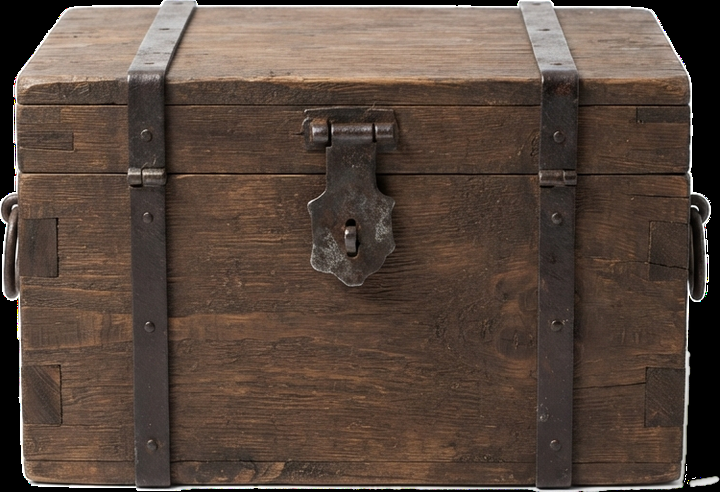
#> input picture art/chests/common.png, 720 x 492 px
$ python -i alchemy.py   (imports and definitions only)
#> lines starting #> are read from the running program, lines starting #| are printed output that depends on the picture
### cards/ink.py
"""
Night Ink theme: the shared look of the Character Sheet and the Internal Qi card.

Indigo ink backgrounds, gold frames, cloud curls (祥云) and diamond gems. Each card adds its own accent
on top (TAB_ACCENT): indigo for the Profile, gold for the Purse, jade for the Inventory, steel for the
Equipment, violet for the Techniques. Vermilion is kept for HP and seals.

Builds on cards/theme.py (fonts, text, icons, medallions, scaling); nothing here changes theme.py's
colours, so the fight, explore, craft and forge cards keep their own look.
"""
import math

from PIL import Image, ImageDraw

from . import theme as t
from .theme import P, S, alpha, font, mix

# ── Palette ───────────────────────────────────────────────────────────

VOID = (5, 8, 15)
PANEL = (10, 15, 26)
PANEL_HI = (18, 26, 42)
INK = (38, 58, 98)               # faded marks, big background characters
ASH = (152, 164, 184)            # secondary text
ASH_DK = (96, 108, 130)          # hints, empty things
PARCHMENT = (240, 236, 224)      # main text
SKY = (130, 192, 255)            # phase lines, highlights
GOLD, GOLD_HI, BRONZE, BRONZE_DK = t.GOLD, t.GOLD_HI, (152, 122, 74), (56, 48, 38)
VERMILION = (214, 60, 48)
JADE = (82, 210, 170)
AZURE = (70, 170, 236)           # Internal Qi
AZURE_HI = (150, 214, 255)
LOTUS, MOON = t.LOTUS, t.MOON
LACQUER = ((34, 54, 96), (12, 20, 40))

# One accent per card: (background glow, main colour). The main colour lights the active tab, gems and titles.
TAB_ACCENT = {
    "profile": ((20, 36, 70), (110, 160, 240)),
    "purse": ((52, 38, 12), (236, 186, 92)),
    "inventory": ((8, 42, 38), (82, 210, 170)),
    "equipment": ((22, 34, 56), (160, 196, 232)),
    "techniques": ((34, 22, 60), (178, 140, 246)),
}
for _k, (_deep, _main) in TAB_ACCENT.items():
    t.ACCENTS[f"ink_{_k}"] = t.Accent(f"ink_{_k}", _deep, LACQUER, _main, mix(_main, (255, 255, 255), 0.4), INK)
INK_HALL = t.Accent("ink", (20, 36, 70), LACQUER, (110, 160, 240), (170, 205, 255), INK)

# Gear tiers and technique grades as one character each (the tier ribbon on gear, the grade seal on scrolls)
TIER_CHAR = {"ordinary": "凡", "refined": "精", "spirit": "灵", "treasure": "宝", "divine": "神"}
GRADE_CHAR = {"Mortal": "凡", "Yellow": "黄", "Mystic": "玄", "Earth": "地", "Heaven": "天"}


def canvas(w, h, tab, seed=7):
    return t.canvas(w, h, seed=seed, accent=f"ink_{tab}")


def accent(tab):
    return TAB_ACCENT[tab][1]


# ── Ornaments ─────────────────────────────────────────────────────────

# [234 lines left out: functions cloud_curl, gem, octagon, plaque, title_tab, tab_strip and 9 more, not called in this run]

### cards/theme.py
"""
Crimson Hall theme: the shared look of the Character Sheet cards.

Black and deep crimson backgrounds, bronze and gold frames, Cinzel headings and
icons drawn in code (no image files), so cards render the same on Windows,
macOS and Linux. Every card module (profile, purse, bag, techniques,
equipment) builds on these helpers.

Coordinates are in card pixels; everything is drawn at S× and scaled down at
the end for smooth edges.
"""
import io
import math
import random
from functools import lru_cache

from PIL import Image, ImageDraw, ImageFilter

from profile_card import S, cjk, font, ordinal, short   # shared font cache and number helpers

__all__ = ["S", "cjk", "font", "ordinal", "short"]

W = 1200

# ── Palette ───────────────────────────────────────────────────────────

VOID = (9, 6, 7)
BLOOD = (58, 8, 12)
CRIMSON = (128, 18, 24)
EMBER = (196, 38, 34)
GLOW = (236, 72, 52)
PANEL = (20, 12, 13)
PANEL_HI = (34, 18, 19)
BRONZE_DK = (70, 46, 24)
BRONZE = (138, 96, 48)
GOLD = (206, 164, 86)
GOLD_HI = (246, 216, 150)
PARCHMENT = (232, 216, 188)
ASH = (150, 132, 118)
ASH_DK = (98, 84, 76)
JADE = (82, 186, 140)
MOON = (150, 186, 236)
LOTUS = (236, 176, 92)

# Rarity colours: technique/pill grades, weapon tiers and chest tiers on one scale
RARITY = {
    "Mortal": (170, 160, 150), "Yellow": (222, 182, 70), "Mystic": (110, 150, 236),
    "Earth": (196, 132, 72), "Heaven": (236, 74, 60),
    "ordinary": (170, 160, 150), "refined": (96, 196, 110), "spirit": (90, 160, 240),
    "treasure": (178, 110, 228), "divine": (246, 150, 50),
    "common": (168, 122, 76), "uncommon": (196, 150, 90), "rare": (196, 206, 222), "epic": (244, 184, 64),
    "legendary": (82, 210, 150), "mythic": (180, 130, 250),
    None: (150, 176, 120),
}
TALENT = {
    "Ordinary": (170, 160, 150), "Gifted": (96, 196, 110), "Genius": (90, 160, 240),
    "Prodigy": (178, 110, 228), "Heavenly": (232, 196, 80), "Saint": (246, 150, 50),
    "Divine": (240, 70, 58),
}
REALM_CHAR = {
    "Mortal": "凡", "Martial Apprentice": "徒", "Martial Warrior": "者", "Martial Expert": "师",
    "Martial Master": "宗", "Grandmaster": "宗", "Martial Lord": "尊",
    "Martial King": "王", "Martial Emperor": "帝", "Martial Ancestor": "祖", "Martial Saint": "圣",
}

# ── Accents: the same frame in another colour for each activity ──────
# deep: background glow · lacquer: banner gradient (top, bottom) · main/bright: bars, glows, seals · ink: faded marks

class Accent:
    def __init__(self, name, deep, lacquer, main, bright, ink):
        self.name, self.deep, self.lacquer, self.main, self.bright, self.ink = name, deep, lacquer, main, bright, ink


CRIMSON_HALL = Accent("crimson", BLOOD, ((96, 14, 18), (34, 6, 8)), EMBER, GLOW, CRIMSON)
ACCENTS = {
    "crimson": CRIMSON_HALL,
    "spar": Accent("spar", (10, 24, 46), ((26, 56, 98), (8, 18, 36)), (72, 132, 206), (128, 186, 246), (36, 72, 124)),
    "train": Accent("train", (6, 38, 28), ((18, 86, 62), (6, 28, 20)), (54, 170, 120), (112, 224, 172), (24, 98, 70)),
    "explore": Accent("explore", (50, 30, 6), ((124, 76, 16), (42, 24, 4)), (216, 140, 42), (252, 194, 96),
                      (132, 82, 20)),
}

TABS = [("profile", "Profile"), ("techniques", "Techniques"), ("equipment", "Equipment"),
        ("inventory", "Inventory"), ("purse", "Purse")]


def P(*v):
    """Card pixels → drawing pixels."""
    return tuple(round(x * S) for x in v)


def mix(a, b, t):
    return tuple(round(x + (y - x) * t) for x, y in zip(a, b))


def alpha(c, a):
    return c[:3] + (a,)


# ── Fight scenes: one palette per beast element (cards/battle.py) ─────
# sky: (top, bottom) · moon · mist · rim: light around the silhouette · eyes · hp: enemy HP bar
# panel: tint of the party / log panels · warn: the warning bar

class SceneAccent(Accent):
    def __init__(self, name, sky, moon, mist, rim, eyes, hp, panel, warn):
        super().__init__(name, deep=panel, lacquer=(mix(warn, (255, 255, 255), 0.1), mix(warn, (0, 0, 0), 0.55)),
                         main=hp, bright=rim, ink=mix(mist, (0, 0, 0), 0.5))
        self.sky, self.moon, self.mist, self.rim, self.eyes = sky, moon, mist, rim, eyes
        self.hp, self.panel, self.warn = hp, panel, warn


ELEMENT_ACCENTS = {
    "Blood":   SceneAccent("Blood", ((18, 4, 6), (64, 12, 16)), (240, 204, 194), (150, 40, 40), (232, 74, 62),
                           (255, 96, 72), (204, 54, 48), (30, 8, 10), (128, 30, 30)),
    "Frost":   SceneAccent("Frost", ((6, 12, 26), (24, 44, 70)), (222, 232, 246), (92, 132, 172), (150, 202, 242),
                           (170, 236, 255), (132, 182, 226), (12, 22, 36), (66, 108, 148)),
    "Flame":   SceneAccent("Flame", ((16, 8, 4), (74, 38, 10)), (246, 222, 164), (192, 110, 40), (242, 152, 60),
                           (255, 232, 140), (226, 162, 72), (34, 18, 8), (168, 108, 38)),
    "Shadow":  SceneAccent("Shadow", ((10, 6, 20), (38, 22, 60)), (216, 202, 242), (112, 72, 164), (172, 112, 242),
                           (204, 152, 255), (152, 112, 212), (22, 12, 34), (100, 70, 142)),
    "Thunder": SceneAccent("Thunder", ((10, 10, 22), (32, 32, 54)), (240, 236, 202), (92, 92, 142), (240, 222, 112),
                           (255, 246, 170), (216, 202, 112), (16, 16, 30), (146, 136, 58)),
    "Venom":   SceneAccent("Venom", ((6, 16, 8), (24, 52, 22)), (222, 240, 192), (92, 150, 62), (152, 222, 82),
                           (204, 255, 102), (122, 192, 72), (12, 26, 12), (78, 118, 40)),
    "Earth":   SceneAccent("Earth", ((16, 12, 6), (56, 42, 22)), (236, 222, 192), (142, 112, 72), (212, 162, 92),
                           (255, 202, 122), (182, 142, 82), (28, 22, 12), (128, 94, 50)),
    "Jade":    SceneAccent("Jade", ((4, 18, 16), (14, 56, 48)), (212, 246, 232), (62, 162, 132), (92, 222, 182),
                           (142, 255, 212), (72, 192, 152), (8, 28, 24), (40, 118, 94)),
    # sparring master (robed human) and the training courtyard
    "Master":  SceneAccent("Master", ((10, 14, 26), (42, 50, 74)), (236, 232, 216), (122, 132, 164), (206, 194, 162),
                           (236, 226, 190), (122, 152, 204), (14, 18, 30), (70, 90, 132)),
    "Courtyard": SceneAccent("Courtyard", ((8, 22, 16), (30, 70, 52)), (232, 242, 222), (90, 160, 120),
                             (130, 220, 170), (190, 255, 220), (84, 186, 130), (8, 26, 18), (40, 120, 84)),
    # PvP duels: a mountain ledge at dusk (cards/battle.render_duel)
    "Duel":    SceneAccent("Duel", ((22, 10, 26), (92, 40, 34)), (252, 226, 186), (150, 92, 96), (246, 162, 92),
                           (255, 214, 150), (226, 120, 80), (28, 12, 16), (134, 58, 40)),
}
ACCENTS.update({k.lower(): v for k, v in ELEMENT_ACCENTS.items()})

# /craft: the Alchemy Chamber (cards/alchemy.py). Warm amber for the chamber, storm violet for the Pill Tribulation.
CRAFT_ACCENTS = {
    "alchemy":     SceneAccent("alchemy", ((22, 11, 6), (62, 32, 14)), (252, 222, 172), (176, 112, 58), (246, 170, 80),
                               (255, 214, 130), (226, 150, 60), (34, 17, 9), (150, 84, 26)),
    "tribulation": SceneAccent("tribulation", ((14, 10, 30), (48, 34, 84)), (228, 216, 255), (122, 98, 184),
                               (178, 142, 250), (216, 194, 255), (160, 130, 236), (20, 14, 36), (96, 70, 160)),
}
ACCENTS.update(CRAFT_ACCENTS)

# /forge: the Forge Hall (cards/forge.py). Molten orange fire against cold steel.
FORGE_ACCENT = SceneAccent("forge", ((14, 12, 14), (52, 30, 18)), (246, 226, 200), (128, 118, 120), (252, 140, 52),
                           (255, 196, 110), (240, 118, 40), (24, 20, 22), (168, 82, 28))
ACCENTS["forge"] = FORGE_ACCENT

# ── Text ──────────────────────────────────────────────────────────────

# [4 lines left out: function text, not called in this run]


def width(d, s, f):
    return d.textlength(s, font=f) / S


# [97 lines left out: functions fit, wrap, spaced, gold_text, vgradient, _background, not called in this run]


def canvas(w, h, seed=7, accent="crimson"):
    return _background(w, h, seed, accent).copy()


# [11 lines left out: function frame, not called in this run]


def stud(d, cx, cy, r):
    d.polygon([P(cx, cy - r), P(cx + r, cy), P(cx, cy + r), P(cx - r, cy)], fill=BRONZE_DK, outline=GOLD)
    d.polygon([P(cx, cy - r * 0.45), P(cx + r * 0.45, cy), P(cx, cy + r * 0.45), P(cx - r * 0.45, cy)], fill=GOLD_HI)


# [26 lines left out: functions panel, heading, not called in this run]


def rule(d, x0, x1, y, color=BRONZE):
    d.line(P(x0, y, x1 - 6, y), fill=alpha(color, 220), width=max(1, S))
    stud(d, x1 - 3, y, 3)


# [476 lines left out: functions divider, banner, tab_strip, soft_glow, finish, bar and 15 more, not called in this run]


WEAPON_ICON = {
    "saber": _saber, "spear": _spear, "staff": _staff, "gauntlets": _gauntlets,
}

### cards/misc_icons.py
"""
Drawn icons for the remaining places that showed seal characters: the Qi sources on /internal qi, herb types,
the /craft stages and the /craft buttons.

theme.icon(img, "misc:blessing", ...) draws one. Each function takes (d, cx, cy, s, color, dark) like
cards/gear_icons.py: s is half the icon size, dark a shaded version of color. Pillow only, no image files.
"""
import math

from .drawkit import Pen, tint

WHITE = (255, 255, 255)
VOIDC = (10, 6, 7)


def _p(d, cx, cy, s):
    return Pen(d, cx, cy, s)


# ── Qi sources ────────────────────────────────────────────────────────

# [183 lines left out: functions blessing, land, seclusion, toxicity, herb_qi, herb_healing and 11 more, not called in this run]


def _arrow(angle):
    # [8 lines left out: function draw, not called in this run]
    return draw


MISC_ICON = {
    "blessing": blessing, "land": land, "seclusion": seclusion, "toxicity": toxicity,
    "herb_qi": herb_qi, "herb_healing": herb_healing, "herb_purity": herb_purity,
    "herb_breakthrough": herb_breakthrough, "core": core,
    "fuse": fuse, "seal": seal, "tribulation": tribulation,
    "wind": wind, "snowflake": snowflake, "circulate": circulate, "compress": compress, "hold": hold,
    "arrow_left": _arrow(180), "arrow_up": _arrow(-90), "arrow_right": _arrow(0),
}

# herb type → icon kind (alchemy.HERB_TYPE_CHANCE keys, plus beast cores)
HERB_ICON = {"qi": "misc:herb_qi", "healing": "misc:herb_healing", "purity": "misc:herb_purity",
             "breakthrough": "misc:herb_breakthrough", "core": "misc:core"}
# /craft stage number → icon kind (bot/craft_card.py stages)
STAGE_ICON = {1: "flame", 2: "herb", 3: "misc:fuse", 4: "pill", 5: "misc:seal", 6: "misc:tribulation"}

### cards/alchemy.py
"""
The Alchemy Chamber: the /craft card that the bot edits after every decision (docs/alchemy.md).

  ┌ scene window: a stone chamber, a glowing eight-trigram circle on the floor and a bronze ding cauldron
  │   top left: pill grade seal, pill name, grade · effect · duration
  │   top right: round X / Y, seconds to choose, difficulty chip
  │   right: the stages as a path (done ✓, current lit)
  │   middle + left, per stage: fire and heat gauge, floating herbs, Yin-Yang, the pulsing pill,
  │   the Pill Tribulation (storm, lightning), or the result (finished pill / explosion)
  ├ "In the cauldron" · "Refining" · "Pill patterns" (the tribulation swaps the first two for one panel)
  └ warning bar: the stage's hint or omen

render_alchemy(data) takes plain data (bot/craft_card.card_data), so it can run off the event loop.
The chamber and the cauldron are cached per accent; only the fire, effects and panels are drawn each time.
Discord shows the card at under half size on a computer, so nothing on it is under 24px.
"""
import math
import random
from functools import lru_cache

from PIL import Image, ImageChops, ImageDraw, ImageFilter

from . import theme as T
from .scenes import photo, subject
from .battle import _check, _chip, _heading, _shrink, _warning
from .misc_icons import HERB_ICON, STAGE_ICON
from .theme import P, S, alpha, cjk, font, mix

W, H = 1200, 880
SCENE = (16, 16, 1184, 500)
PANELS = [(16, 512, 400, 742), (412, 512, 788, 742), (800, 512, 1184, 742)]
WARN = (16, 754, 1184, 864)

CX = 600                      # the cauldron's centre line
RIM_Y = 330                   # top of the cauldron
FLOOR_Y = 466                 # centre of the formation circle
ARC_C, ARC_R = (600, 424), 214      # the heat gauge
ARC_A0, ARC_SPAN = 195, 150         # 0° at 195°, 100° at 345° (Pillow angles, clockwise from 3 o'clock)

CN = ["", "一", "二", "三", "四", "五", "六", "七", "八", "九"]
STAGE_LABEL = {1: "Ignite", 2: "Add herbs", 3: "Fuse", 4: "Condense", 5: "Seal", 6: "Tribulation"}
HERB_COLOR = {"qi": (110, 170, 240), "healing": (232, 96, 96), "purity": (100, 206, 196),
              "breakthrough": (204, 150, 92), "core": (236, 120, 60)}
AGE_COLOR = {10: (170, 160, 150), 50: (120, 206, 130), 100: (92, 214, 188), 500: (120, 170, 250),
             1000: (250, 204, 96)}
DIFFICULTY_COLOR = {"Normal": (96, 196, 110), "Hard": (222, 182, 70), "Very Hard": (236, 140, 52),
                    "Extreme": (226, 72, 56), "Super Hard": (168, 110, 240)}
HEAT_CHIP = {"cold": ("Too cold", (90, 150, 240)), "zone": ("Steady", (236, 184, 70)),
             "hot": ("Too hot!", (226, 60, 44))}
YIN, YANG = (120, 140, 250), (255, 176, 70)
PATTERN_WORD = ["", "One", "Two", "Three", "Four", "Five", "Six", "Seven", "Eight", "Nine"]
WHITE = (255, 248, 232)
GREEN = (110, 214, 140)


# ── the chamber (cached) ──────────────────────────────────────────────

# [69 lines left out: functions _bricks, _trigram, _formation, _clouds, not called in this run]


ROOM = {"alchemy": "alchemy_chamber", "tribulation": "alchemy_tribulation"}
CAULDRON_W = 280                # the painted cauldron's width on the card
CAULDRON_FEET = 496             # where its feet stand (card y)
PILL_ART = {g: f"pill_{g.lower()}" for g in ("Mortal", "Yellow", "Mystic", "Earth", "Heaven")}
ABOVE_Y = 170                   # where the pill, the herbs and Yin-Yang float, above the painted cauldron


def _painted():
    return photo(ROOM["alchemy"], 64, 64) is not None and subject("cauldron") is not None


# [140 lines left out: functions _room, _chamber, _meander, _ding, not called in this run]


# ── fire, sparks, smoke ───────────────────────────────────────────────

class _Local:
    """A small drawing layer over part of the card, so blurs stay cheap. Takes card coordinates."""

    # [4 lines left out: function __init__, not called in this run]

    def p(self, pts):
        return [(x - self.x0 * S, y - self.y0 * S) for x, y in pts]

    def paste(self, img, layer):
        img.alpha_composite(layer, P(self.x0, self.y0))


# [12 lines left out: function _flame_poly, not called in this run]


FIRE = {
    # state: (back height, front height, outer, middle, core, sparks, white cores)
    "cold":   (46, 22, (60, 110, 236), (110, 170, 255), (200, 230, 255), 6, False),
    "zone":   (96, 44, (236, 136, 40), (250, 190, 70), (255, 238, 170), 20, False),
    "hot":    (176, 74, (206, 40, 26), (246, 96, 36), (255, 190, 90), 48, True),
    "embers": (22, 12, (180, 70, 30), (230, 120, 50), (255, 190, 110), 10, False),
}


# [84 lines left out: functions _fire_layer, _painted_fire, _fire_glow, _sparks, _fire, _smoke, not called in this run]


# ── middle pieces ─────────────────────────────────────────────────────

def _heat_color(v):
    blue, gold, red = (80, 140, 250), (246, 190, 70), (236, 56, 40)
    return mix(blue, gold, v / 50) if v <= 50 else mix(gold, red, (v - 50) / 50)


def _arc_point(v, r=ARC_R):
    a = math.radians(ARC_A0 + ARC_SPAN * v / 100)
    return ARC_C[0] + math.cos(a) * r, ARC_C[1] + math.sin(a) * r


# [139 lines left out: functions _heat_gauge, _seal_label, _floating_herbs, _yin_yang, _rings, _pill and 2 more, not called in this run]


# ── left info column ──────────────────────────────────────────────────

LX = 46


# [11 lines left out: functions _caption, _note, not called in this run]


def _big(img, y, s, glow=None, size=96):
    T.gold_text(img, (LX, y), s, font("Cinzel.ttf", size, "Black"), "ls", glow=glow)


def _big_cjk(img, y, s, color):
    d = ImageDraw.Draw(img)
    T.text(d, (LX - 4, y), s, cjk(88), color, "ls")


# [80 lines left out: functions _left_ignite, _left_herbs, _balance_bar, _left_balance, _left_condense, _left_tribulation and 4 more, not called in this run]


def _mid_herbs(img, data, acc, seed):
    _steady(img, seed)
    _floating_herbs(img, data["herbs_left"])


def _mid_balance(img, data, acc, seed):
    _steady(img, seed)
    _yin_yang(img, (CX, 192) if _painted() else (CX, 214), 54 if _painted() else 66, data["yin"], data["yang"])


# [66 lines left out: functions _mid_condense, _mid_tribulation, _mid_success, _mid_exploded, not called in this run]


LEFT = {"ignite": _left_ignite, "herbs": _left_herbs, "fuse": _left_balance, "seal": _left_balance,
        "condense": _left_condense, "tribulation": _left_tribulation, "success": _left_success,
        "exploded": _left_exploded}
MIDDLE = {"ignite": _mid_ignite, "herbs": _mid_herbs, "fuse": _mid_balance, "seal": _mid_balance,
          "condense": _mid_condense, "tribulation": _mid_tribulation, "success": _mid_success,
          "exploded": _mid_exploded}


# ── header, corner, stage path ───────────────────────────────────────

# [175 lines left out: functions _title, _corner, _stage_path, _panel, _herbs_panel, _row and 3 more, not called in this run]


# ── the card ──────────────────────────────────────────────────────────

def render_alchemy(data):
    accent = data.get("accent", "alchemy")
    acc = T.ACCENTS[accent]
    img = _chamber(accent).copy()
    mode = data["mode"]
    seed = data.get("seed", 1)
    MIDDLE[mode](img, data, acc, seed)
    # darken the top so the title and round read clearly over the fire light
    shade = Image.new("RGBA", P(SCENE[2] - SCENE[0], 150), (0, 0, 0, 0))
    shade.putalpha(Image.linear_gradient("L").rotate(180).resize(shade.size).point(lambda v: v * 0.5))
    img.alpha_composite(shade, P(SCENE[0], SCENE[1]))
    T.frame(img, SCENE, 0.8)
    _title(img, data, acc)
    _corner(img, data, acc)
    LEFT[mode](img, data, acc)
    _stage_path(img, data, acc)
    if _painted():
        _open_bottom(img, mode == "tribulation")
    if mode == "tribulation":
        _tribulation_panel(img, data, acc)
    else:
        _herbs_panel(img, data, acc)
        _refining_panel(img, data, acc)
    _patterns_panel(img, data, acc)
    if _painted():
        _hint(img, data)
    else:
        _warning(img, {"warning": data["warning"], "warning_icon": data.get("warning_icon", "flame")},
                 _warn_accent(data), WARN)
        T.frame(img, (6, 6, W - 6, H - 6), 1.0)
    return T.finish(img)


# [40 lines left out: functions _open_bottom, _hint, _warn_accent, not called in this run]

>>> import cv2
>>> picture = cv2.imread('../art/chests/common.png', cv2.IMREAD_GRAYSCALE)
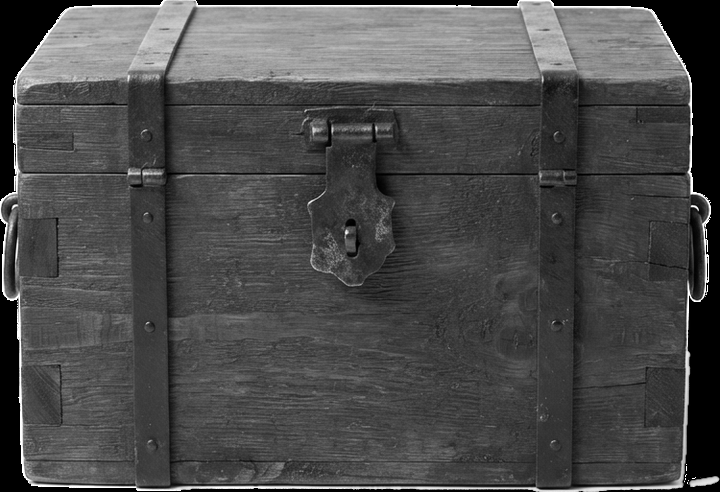
#> picture: shape (492, 720); min 0, max 255, mean 75.4
#> (the run stopped early here; a loop or call above may not have finished)

$ run again, on art/chests/rare.png
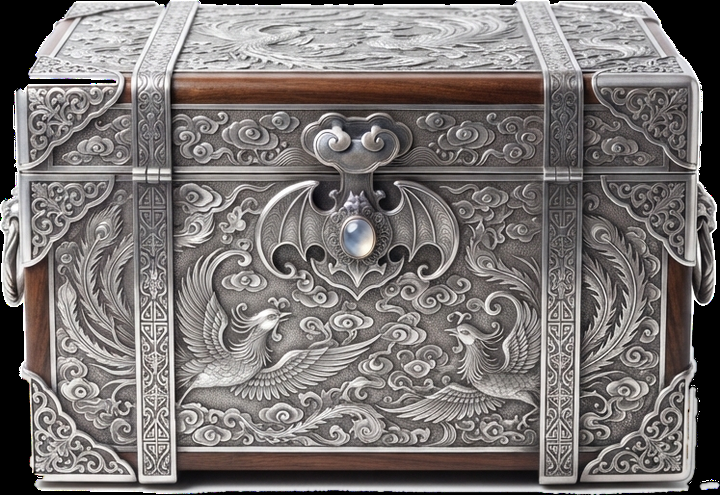
#> input picture art/chests/rare.png, 720 x 495 px
#> `picture = cv2.imread('../art/chests/common.png', cv2.IMREAD_GRAYSCALE)`:
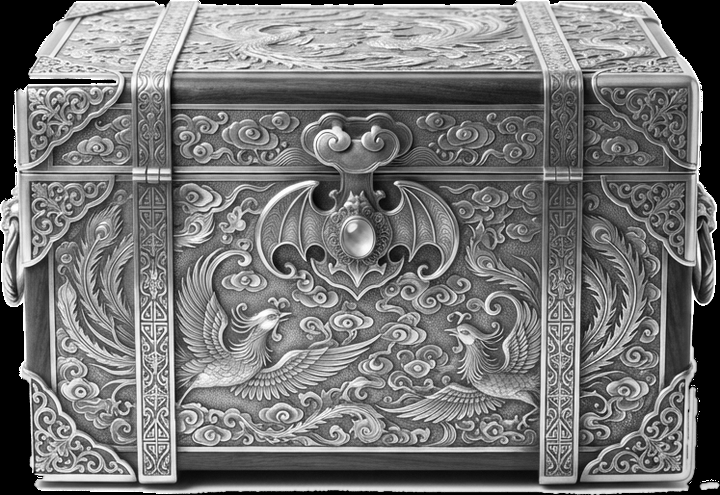
#> picture: shape (495, 720); min 0, max 255, mean 119.2

$ run again, on art/chests/uncommon.png
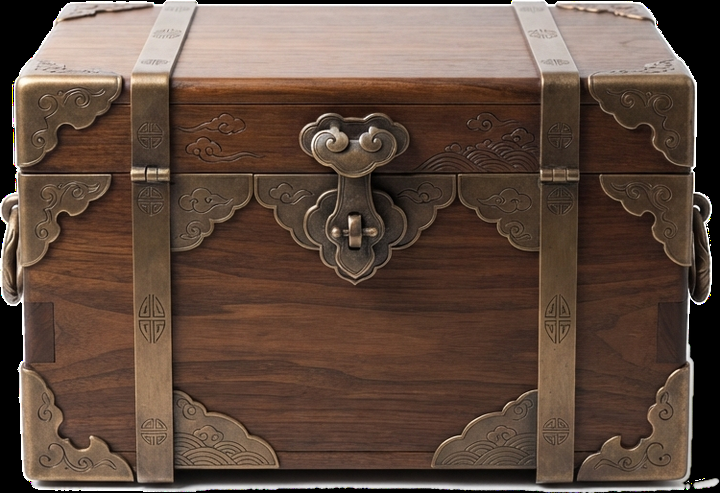
#> input picture art/chests/uncommon.png, 720 x 493 px
#> `picture = cv2.imread('../art/chests/common.png', cv2.IMREAD_GRAYSCALE)`:
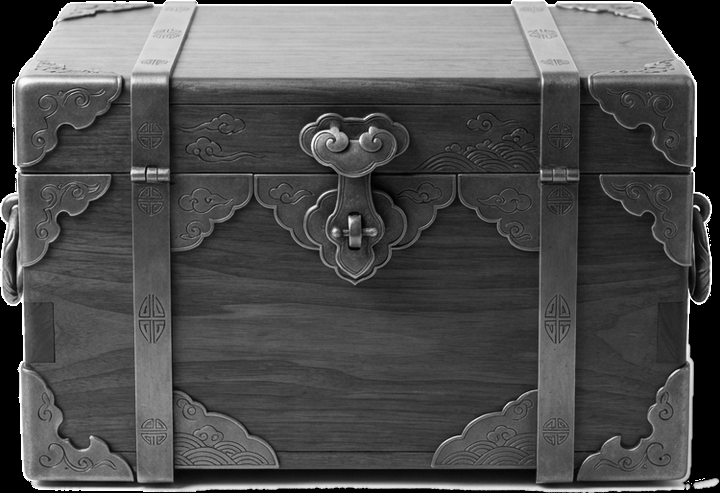
#> picture: shape (493, 720); min 0, max 255, mean 80.5
